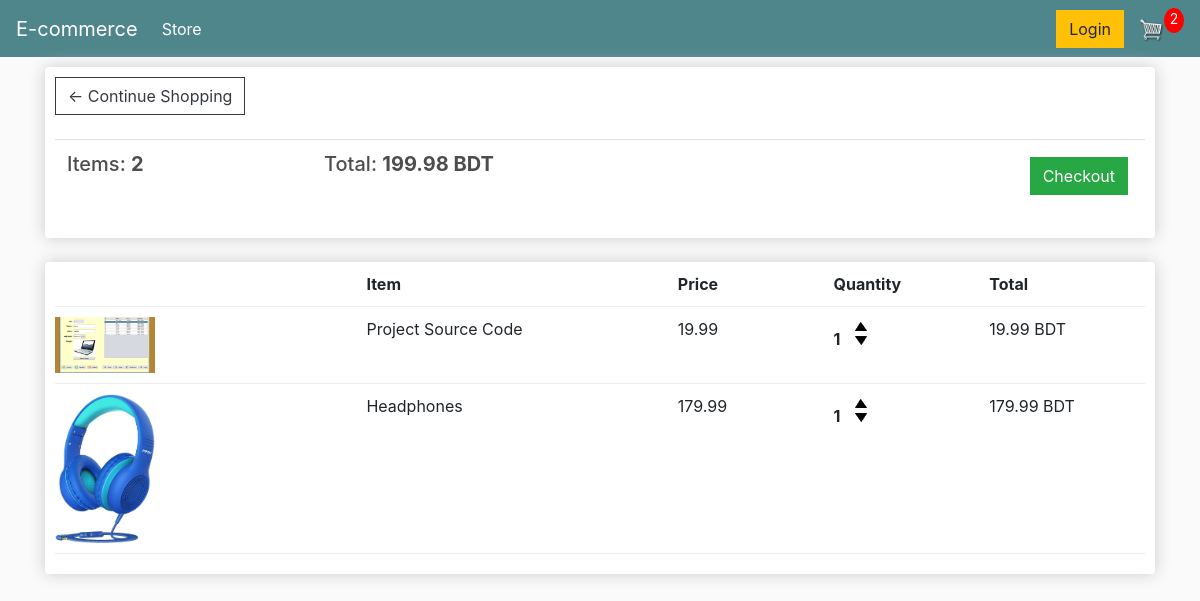
The app's page /cart/ (signed in) with its own data.
### store/models.py (models this page shows, shortened)
class Order(models.Model):
    customer = models.ForeignKey(Customer, on_delete=models.SET_NULL, null=True, blank=True)
    date_ordered = models.DateTimeField(auto_now_add=True)
    complete = models.BooleanField(default=False)
    transaction_id = models.CharField(max_length=100, null=True)
    @property
    def get_cart_total(self):
        orderitems = self.orderitem_set.all()
        total = sum([item.get_total for item in orderitems])
        return total
    @property
    def get_cart_items(self):
        orderitems = self.orderitem_set.all()
        total = sum([item.quantity for item in orderitems])
        return total

class OrderItem(models.Model):
    product = models.ForeignKey(Product, on_delete=models.SET_NULL, null=True)
    order = models.ForeignKey(Order, on_delete=models.SET_NULL, null=True)
    quantity = models.IntegerField(default=0, null=True, blank=True)
    date_added = models.DateTimeField(auto_now_add=True)
    @property
    def get_total(self):
        total = self.product.price * self.quantity
        return total

class Product(models.Model):
    name = models.CharField(max_length=200, null=True)
    price = models.FloatField()
    digital = models.BooleanField(default=False, null=True, blank=True)
    image = models.ImageField(null=True, blank=True, upload_to='product/')
    @property
    def imageURL(self):
        try:
            url = self.image.url
        except:
            url = ''
        return url

### store/views.py (the view)
# urls.py: path('cart/', views.cart, name="cart"),
def cart(request):
    if request.user.is_authenticated:
        customer = request.user.customer
        order, created = Order.objects.get_or_create(customer=customer, complete=False)
        items = order.orderitem_set.all()
        cartItems = order.get_cart_items
    else:
        items = []
        order = {'get_cart_total': 0, 'get_cart_items': 0, 'shipping': False}
        cartItems = order['get_cart_items']
    context = {
        'items': items,
        'order': order,
        'cartItems': cartItems,
    }
    return render(request, 'cart.html', context)

### ecommerce/templates/cart.html
{% extends 'base.html' %}
{% load static %}
{% block content %}
<div class="row">
  <div class="col-lg-12">
    <div class="box-element">
      <a  class="btn btn-outline-dark" href="{% url 'store' %}">&#x2190; Continue Shopping</a>
      <br>
      <br>
      <table class="table">
        <tr>
          <th><h5>Items: <strong>{{ order.get_cart_items }}</strong></h5></th>
          <th><h5>Total: <strong>{{ order.get_cart_total | floatformat:2 }} BDT</strong></h5></th>
          <th>
            <a style="float: right; margin: 5px;" href="{% url 'checkout' %}" class="btn btn-success">Checkout</a>
          </th>
        </tr>
      </table>
    </div>
    <br>
    <div class="box-element">
      <div class="cart-row">
        <div style="flex:2"></div>
        <div style="flex:2"><strong>Item</strong></div>
        <div style="flex:1"><strong>Price</strong></div>
        <div style="flex:1"><strong>Quantity</strong></div>
        <div style="flex:1"><strong>Total</strong></div>
      </div>
      {% for item in items %}
      <div class="cart-row">
        <div style="flex:2"><img class="row-image" src="{{ item.product.imageURL }}"></div>
        <div style="flex:2"><p>{{ item.product.name }}</p></div>
        <div style="flex:1"><p>{{ item.product.price | floatformat:2 }}</p></div>
        <div style="flex:1">
          <p class="quantity">{{ item.quantity }}</p>
          <div class="quantity">
            <img class="chg-quantity update-cart" src="{% static  'images/arrow-up.png' %}" data-product={{item.product.id}} data-action="add">
            <img class="chg-quantity update-cart" src="{% static  'images/arrow-down.png' %}" data-product={{item.product.id}} data-action="remove">
					</div>
        </div>
        <div style="flex:1"><p>{{ item.get_total | floatformat:2 }} BDT</p></div>
      </div>
      {% endfor %}
    </div>
  </div>
</div>
{% endblock content %}

### ecommerce/static/css/main.css (style rules this page uses)
body { background-color: hsl(0, 0%, 98%); }
h1,h2,h3,h4,h5,h6 { color:hsl(0, 0%, 30%); }
.box-element { box-shadow:hsl(0, 0%, 80%) 0 0 16px; background-color: #fff; border-radius: 4px; padding: 10px; }
.col-lg-4, .col-lg-6, .col-lg-8, .col-lg-12 { margin-top: 10px; }
.btn { border-radius: 0; }
.row-image { width: 100px; }
.cart-row { display: flex; align-items: flex-stretch; padding-bottom: 10px; margin-bottom: 10px; border-bottom: 1px solid #ececec; }
.quantity { display: inline-block; font-weight: 700; padding-right:10px; }
.chg-quantity { width: 12px; cursor: pointer; display: block; margin-top: 5px; transition:.1s; }

### records on screen
Order: get_cart_items "2", get_cart_total "199.98"
OrderItem: product.imageURL (picture), product.name "Project Source Code", product.price "19.99", quantity "1", get_total "19.99"
OrderItem: product.imageURL (picture), product.name "Headphones", product.price "179.99", quantity "1", get_total "179.99"

### other values on screen
{{ cartItems }} "2"
